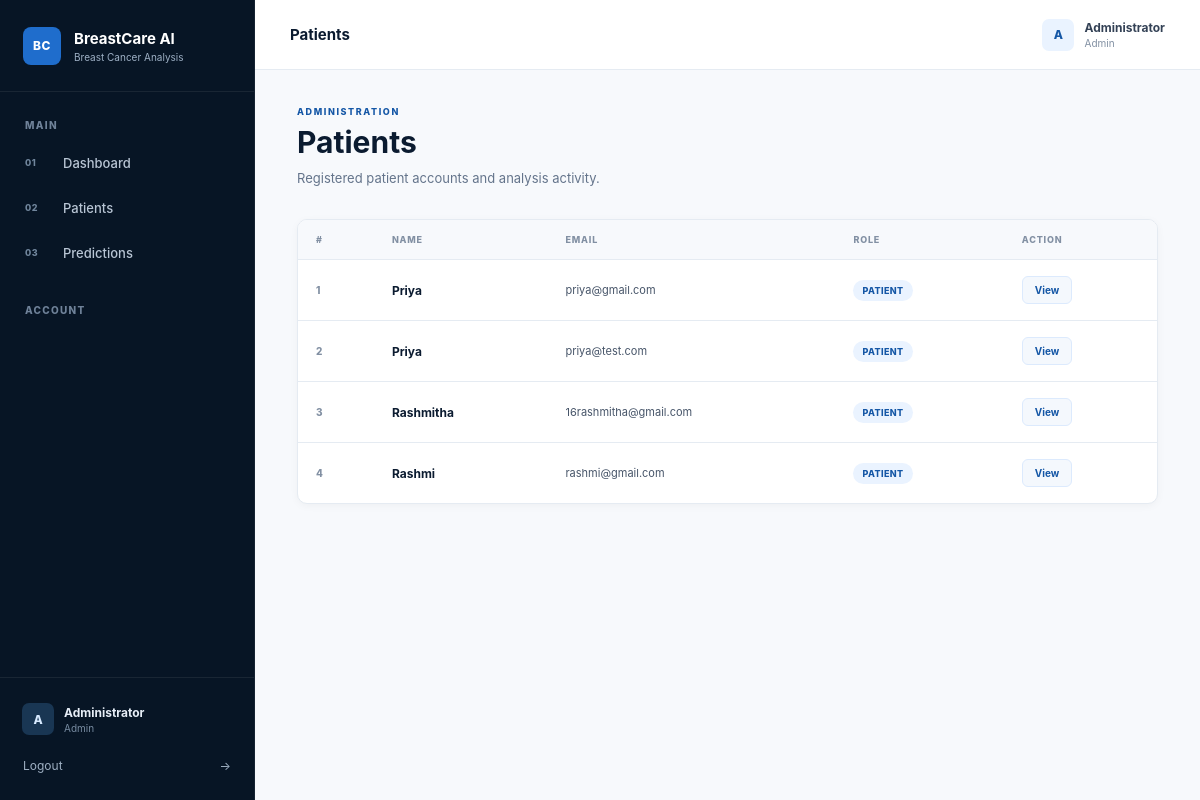
The app's page /admin/patients (signed in) with its own data.
### tables this page shows
CREATE TABLE users (

            id INTEGER PRIMARY KEY AUTOINCREMENT,

            name TEXT NOT NULL,

            email TEXT UNIQUE NOT NULL,

            password_hash TEXT NOT NULL,

            role TEXT NOT NULL DEFAULT 'patient',

            phone TEXT,

            age INTEGER,

            gender TEXT,

            address TEXT,

            profile_completed INTEGER NOT NULL DEFAULT 0,

            created_at TIMESTAMP DEFAULT CURRENT_TIMESTAMP
        );

### app.py (the view)
@app.route(
    "/admin/patients"
)
def admin_patients():
    check = admin_required()
    if check:
        return check
    patients = get_all_patients()
    return render_template(
        "admin/patients.html",
        patients=patients
    )

### app.py (called while the page is built)
def admin_required():
    if "user_id" not in session:
        return redirect(url_for("login"))
    if session.get("role") != "admin":
        return redirect(url_for("home"))
    return None

### models.py (called while the page is built)
def get_db():
    connection = sqlite3.connect(
        DATABASE_PATH
    )
    connection.row_factory = sqlite3.Row
    return connection

def get_all_patients():
    connection = get_db()
    patients = connection.execute(
        """
        SELECT
            users.*,

            COUNT(predictions.id)
            AS prediction_count

        FROM users

        LEFT JOIN predictions
        ON users.id = predictions.user_id

        WHERE users.role = 'patient'

        GROUP BY users.id

        ORDER BY users.id ASC
        """
    ).fetchall()
    connection.close()
    return patients

### templates/admin/patients.html (shortened to what this page needs)
{% extends "base.html" %}
{% block topbar_title %}
Patients
{% endblock %}
{% block content %}
<div class="page-content">
    <div class="page-heading">
        <div class="eyebrow">
            ADMINISTRATION
        </div>
        <h1>
            Patients
        </h1>
        <p>
            Registered patient accounts and analysis activity.
        </p>
    </div>
    <div class="table-card">
        <div class="table-wrapper">
            <table class="data-table">
                <thead>
                    <tr>
                        <th>
                            #
                        </th>
                        <th>
                            Name
                        </th>
                        <th>
                            Email
                        </th>
                        <th>
                            Role
                        </th>
                        <th>
                            Action
                        </th>
                    </tr>
                </thead>
                <tbody>
                {% if patients %}
                    {% for patient in patients %}
                    <tr>
                        <td>
                            <span class="table-number">
                                {{ loop.index }}
                            </span>
                        </td>
                        <td>
                            <strong class="table-primary">
                                {{ patient["name"] }}
                            </strong>
                        </td>
                        <td>
                            {{ patient["email"] }}
                        </td>
                        <td>
                            <span class="role-badge">
                                {{ patient["role"]|capitalize }}
                            </span>
                        </td>
                        <td>
                            <a
                                href="{{ url_for(
                                    'admin_patient_detail',
                                    user_id=patient['id']
                                ) }}"
                                class="table-action"
                            >
                                View
                            </a>
                        </td>
                    </tr>
                    {% endfor %}
                {% endif %}
                </tbody>
            </table>
        </div>
    </div>
</div>
{% endblock %}

### static/css/style.css (style rules this page uses)
:root { --navy-950: #071525; --navy-900: #0b1b30; --navy-850: #10243d; --navy-800: #142b47; --blue-700: #1557a6; --blue-600: #1f6dcc; --blue-500: #3d86df; --blue-100: #eaf3ff; --blue-50: #f4f8fd; --white: #ffffff; --gray-950: #182333; --gray-800: #334155; --gray-700: #475569; --gray-600: #64748b; --gray-500: #8290a3; --gray-400: #a7b3c3; --gray-300: #d6dee8; --gray-200: #e5ebf2; --gray-100: #eef3f8; --gray-50: #f7f9fc; --green-700: #18734b; --green-100: #e9f7ef; --red-700: #b42336; --red-100: #fdecef; --shadow-sm: 0 2px 8px rgba(7, 21, 37, .04); --shadow-md: 0 8px 25px rgba(7, 21, 37, .06); --radius-sm: 6px; --radius-md: 10px; --radius-lg: 14px; --sidebar-width: 255px; }
* { box-sizing: border-box; margin: 0; padding: 0; }
html { scroll-behavior: smooth; }
body { font-family: Inter, ui-sans-serif, system-ui, -apple-system, BlinkMacSystemFont, "Segoe UI", sans-serif; background: var(--gray-50); color: var(--gray-950); min-height: 100vh; }
a { color: inherit; }
.page-content { max-width: 1380px; margin: 0 auto; padding: 36px 42px 60px; }
.page-heading { margin-bottom: 30px; }
.page-heading h1 { color: var(--navy-900); font-size: 30px; line-height: 1.2; font-weight: 750; margin: 7px 0 7px; }
.page-heading p { color: var(--gray-600); font-size: 13px; line-height: 1.7; }
.eyebrow { color: var(--blue-700); font-size: 9px; font-weight: 800; letter-spacing: 1.6px; text-transform: uppercase; }
.table-card { background: white; border: 1px solid var(--gray-200); border-radius: var(--radius-md); box-shadow: var(--shadow-sm); overflow: hidden; }
.table-wrapper { width: 100%; overflow-x: auto; }
.data-table { width: 100%; border-collapse: collapse; min-width: 760px; }
.data-table th { background: var(--gray-50); color: var(--gray-500); text-align: left; padding: 14px 18px; font-size: 9px; font-weight: 800; text-transform: uppercase; letter-spacing: .8px; border-bottom: 1px solid var(--gray-200); }
.data-table td { padding: 16px 18px; color: var(--gray-700); font-size: 11px; border-bottom: 1px solid var(--gray-200); vertical-align: middle; }
.data-table tbody tr:last-child td { border-bottom: 0; }
.data-table tbody tr { transition: background .15s ease; }
.table-primary { color: var(--navy-900); font-size: 12px; }
.table-number { color: var(--gray-500); font-size: 10px; font-weight: 800; }
.table-action { display: inline-flex; align-items: center; justify-content: center; padding: 7px 12px; color: var(--blue-700); background: var(--blue-50); border: 1px solid #dceafd; border-radius: 6px; text-decoration: none; font-size: 10px; font-weight: 750; transition: .2s ease; }
.status-badge, .role-badge { display: inline-flex; align-items: center; padding: 5px 9px; border-radius: 20px; font-size: 9px; font-weight: 800; text-transform: uppercase; letter-spacing: .4px; }
.role-badge { color: var(--blue-700); background: var(--blue-100); }

### records on screen
users: name "Priya", email "priya@gmail.com", role "PATIENT"
users: name "Priya", email "priya@test.com", role "PATIENT"
users: name "Rashmitha", email "16rashmitha@gmail.com", role "PATIENT"
users: name "Rashmi", email "rashmi@gmail.com", role "PATIENT"

### other values on screen
{{ session.get("name", "U")[0]|upper }} "A"
{{ session.get("name", "User") }} "Administrator"
{{ session.get("role", "patient")|capitalize }} "Admin"
